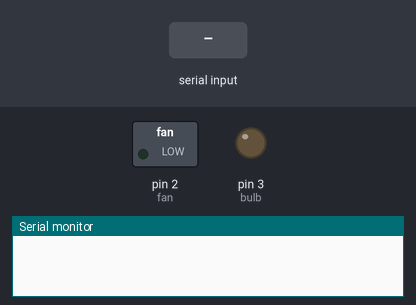
This sketch was run on a simulated Arduino Uno, built with avr-gcc and run on an emulated ATmega328P. Shown: switched loads named in the sketch (green lamp = pin HIGH), output pins drawn as LEDs (lit = HIGH), the last lines printed to the serial monitor. The test bench sets the inputs (shaded band).

Above: at 1.2 s.
1.3 s: "fan on" received over Serial
At 3.3 s:
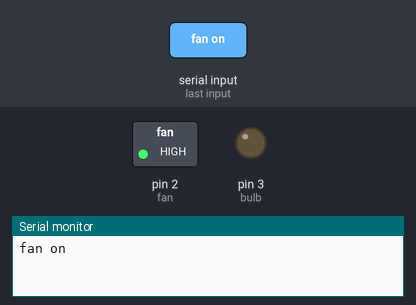
3.8 s: "bulb on" received over Serial
At 5.3 s:
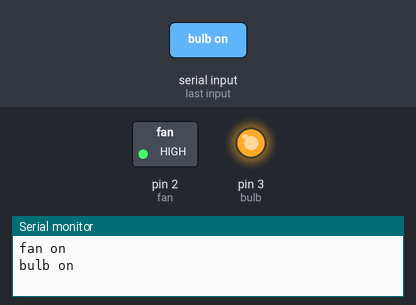
6.3 s: "fan off" received over Serial
At 8.4 s:
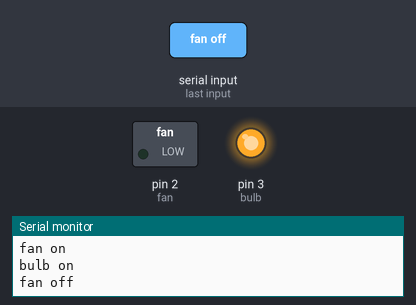
Timing chart, 0 to 9.9 s (numbered marks = the images above; inputs shaded):
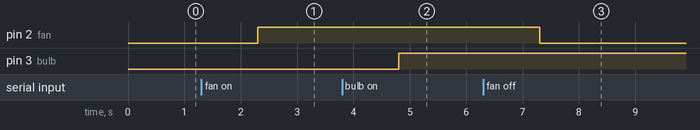

The sketch:

Voice_control_HA.ino
```cpp
#define fan 2
#define bulb 3

void setup() {
  // put your setup code here, to run once:
  Serial.begin(9600);
  pinMode(fan, OUTPUT);
  pinMode(bulb, OUTPUT);
}

void loop() {
  // put your main code here, to run repeatedly:
  if(Serial.available() == 1)
  {
    String val = Serial.readString();
    Serial.println(val);
    if(val == "fan on")
    {
      digitalWrite(fan, HIGH);
    }
    if(val == "fan off")
    {
      digitalWrite(fan, LOW);
    }
    if(val == "bulb on")
    {
      digitalWrite(bulb, HIGH);
    }
    if(val == "bulb off")
    {
      digitalWrite(bulb, LOW);
    }
    if(val == "all on")
    {
      digitalWrite(fan, HIGH);
      digitalWrite(bulb, HIGH);
    }
    if(val == "all off")
    {
      digitalWrite(bulb, LOW);
      digitalWrite(fan, LOW);
    }
  }
}
```

Measured:
- after the input at 1.3 s, pin 2 (fan): LOW → HIGH after 1.0 s
- after the input at 3.8 s, pin 3 (bulb): LOW → HIGH after 1.0 s
- after the input at 6.3 s, pin 2 (fan): HIGH → LOW after 1.0 s
